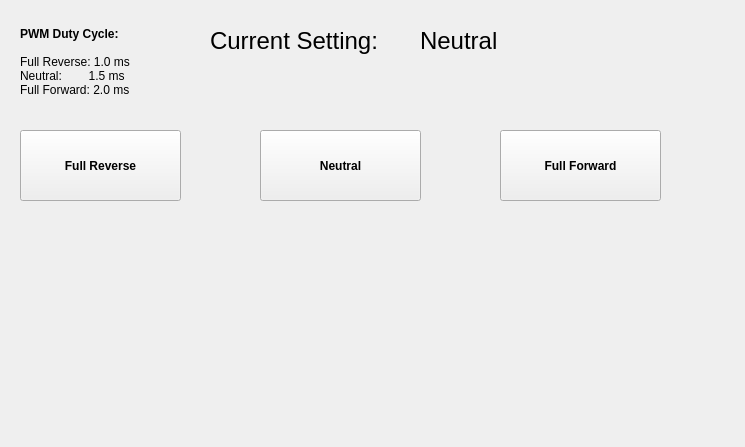
<?xml version="1.0" encoding="UTF-8"?>
<ui version="4.0">
 <class>MainWindow</class>
 <widget class="QMainWindow" name="MainWindow">
  <property name="geometry">
   <rect>
    <x>0</x>
    <y>0</y>
    <width>745</width>
    <height>447</height>
   </rect>
  </property>
  <property name="windowTitle">
   <string>Calibrate Throttle</string>
  </property>
  <widget class="QWidget" name="centralWidget">
   <widget class="QPushButton" name="neutralButton">
    <property name="geometry">
     <rect>
      <x>260</x>
      <y>130</y>
      <width>161</width>
      <height>71</height>
     </rect>
    </property>
    <property name="font">
     <font>
      <weight>75</weight>
      <bold>true</bold>
     </font>
    </property>
    <property name="contextMenuPolicy">
     <enum>Qt::NoContextMenu</enum>
    </property>
    <property name="text">
     <string>Neutral</string>
    </property>
   </widget>
   <widget class="QPushButton" name="forwardButton">
    <property name="geometry">
     <rect>
      <x>500</x>
      <y>130</y>
      <width>161</width>
      <height>71</height>
     </rect>
    </property>
    <property name="font">
     <font>
      <weight>75</weight>
      <bold>true</bold>
     </font>
    </property>
    <property name="text">
     <string>Full Forward</string>
    </property>
   </widget>
   <widget class="QPushButton" name="reverseButton">
    <property name="geometry">
     <rect>
      <x>20</x>
      <y>130</y>
      <width>161</width>
      <height>71</height>
     </rect>
    </property>
    <property name="font">
     <font>
      <weight>75</weight>
      <bold>true</bold>
     </font>
    </property>
    <property name="text">
     <string>Full Reverse</string>
    </property>
   </widget>
   <widget class="QLabel" name="label">
    <property name="geometry">
     <rect>
      <x>20</x>
      <y>20</y>
      <width>291</width>
      <height>71</height>
     </rect>
    </property>
    <property name="text">
     <string/>
    </property>
   </widget>
   <widget class="QLabel" name="label_2">
    <property name="geometry">
     <rect>
      <x>20</x>
      <y>0</y>
      <width>161</width>
      <height>111</height>
     </rect>
    </property>
    <property name="text">
     <string>&lt;html&gt;&lt;head/&gt;&lt;body&gt;&lt;br&gt;&lt;span style=&quot; font-weight:600;&quot;&gt;PWM Duty Cycle:&lt;/span&gt;&lt;br&gt;
&lt;br&gt;Full Reverse: 1.0 ms
&lt;br&gt;Neutral: &amp;nbsp;&amp;nbsp;&amp;nbsp;&amp;nbsp;&amp;nbsp;&amp;nbsp;&amp;nbsp;1.5 ms
&lt;br&gt;Full Forward: 2.0 ms
&lt;/body&gt;
&lt;/html&gt;</string>
    </property>
   </widget>
   <widget class="QLabel" name="label_3">
    <property name="geometry">
     <rect>
      <x>210</x>
      <y>20</y>
      <width>191</width>
      <height>41</height>
     </rect>
    </property>
    <property name="font">
     <font>
      <pointsize>18</pointsize>
     </font>
    </property>
    <property name="text">
     <string>Current Setting:</string>
    </property>
   </widget>
   <widget class="QLabel" name="currentSetting">
    <property name="geometry">
     <rect>
      <x>420</x>
      <y>30</y>
      <width>311</width>
      <height>21</height>
     </rect>
    </property>
    <property name="font">
     <font>
      <pointsize>18</pointsize>
     </font>
    </property>
    <property name="text">
     <string>Neutral</string>
    </property>
   </widget>
  </widget>
 </widget>
 <layoutdefault spacing="6" margin="11"/>
 <resources/>
 <connections/>
</ui>
